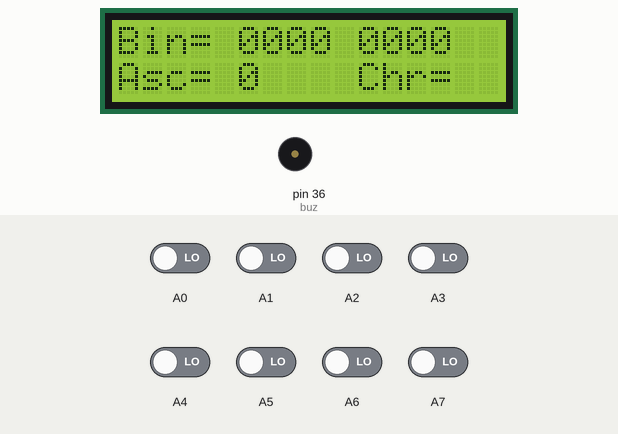
A sketch run on a simulated Arduino Mega 2560, built with avr-gcc and run on an emulated ATmega2560. Parts: 16×2 character LCD, buzzer (waves = sounding, pin HIGH). The inputs (shaded band) are chosen by the test bench; at power-on: A0–7 LOW. What the sketch prints to the serial monitor is not drawn.

Above: at 1.2 s.
1.3 s: A0 driven HIGH
At 2.0 s:
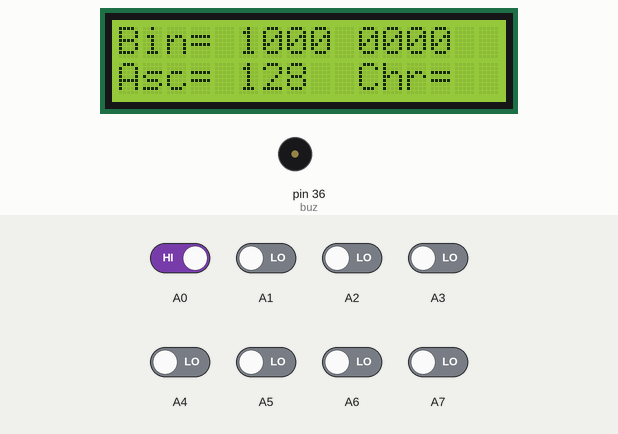
3.6 s: A1 driven HIGH
At 4.2 s:
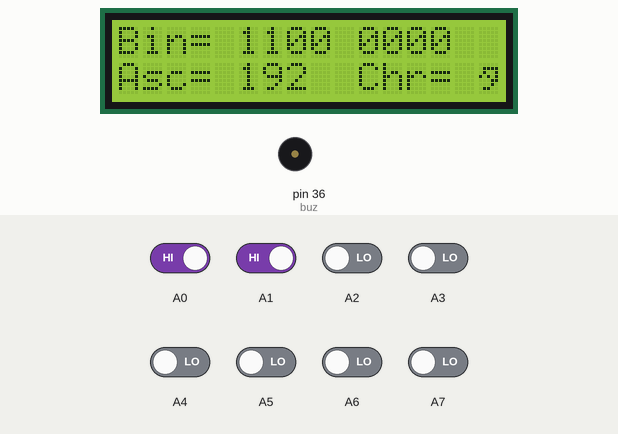
6.3 s: A2 driven HIGH
At 6.8 s:
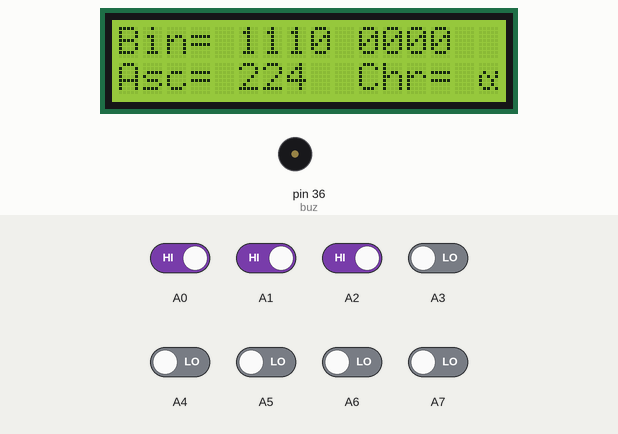
8.9 s: A3 driven HIGH
At 9.5 s:
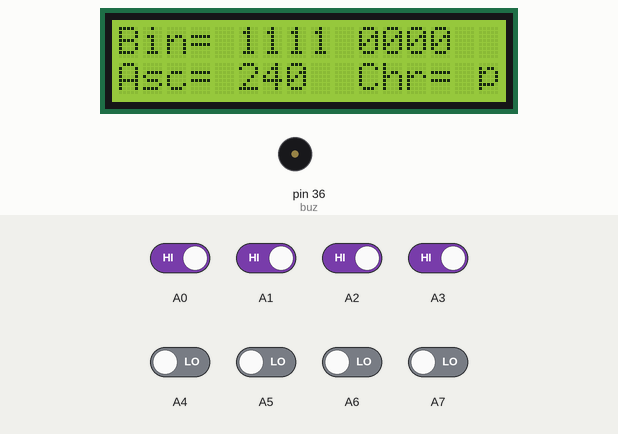
11.6 s: A4 driven HIGH
At 12.1 s:
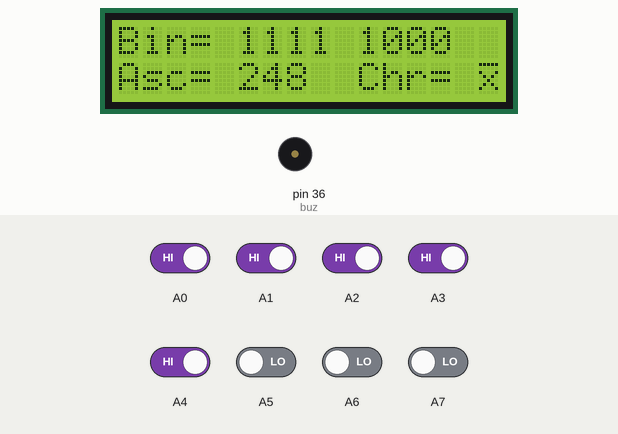
14.2 s: A5 driven HIGH
At 14.7 s:
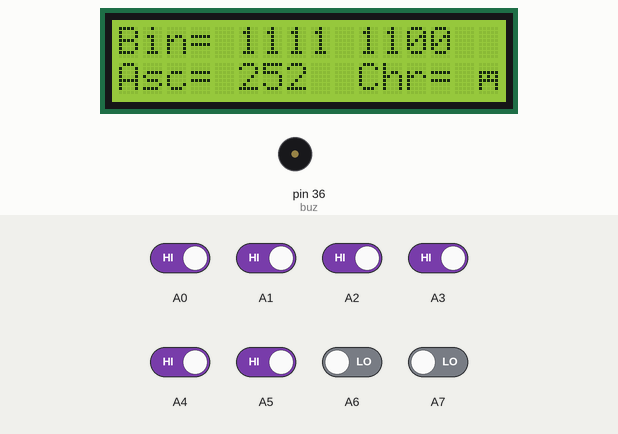
Timing chart, 0 to 17.2 s (numbered marks = the images above; inputs shaded):
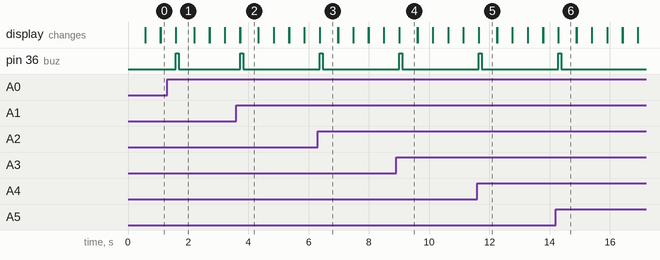

The sketch:

Binary_To_Ascii_To_Char.ino
```cpp
#include <LiquidCrystal.h>

LiquidCrystal lcd(33, 31, 29, 27, 25, 23);

int b1 , b2 , b3 , b4 , b5 , b6 , b7 , b8 , vari = 0, ascii = 0;
const int buz = 36;

void setup() {
  // put your setup code here, to run once:
  pinMode(b1, INPUT);
  pinMode(b2, INPUT);
  pinMode(b3, INPUT);
  pinMode(b4, INPUT);
  pinMode(b5, INPUT);
  pinMode(b6, INPUT);
  pinMode(b7, INPUT);
  pinMode(b8, INPUT);

  pinMode(buz, OUTPUT);

  lcd.begin(16, 2);

  Serial.begin(9600);
}

void loop() {
  // put your main code here, to run repeatedly:
  binaryInput();
  ascii = (pow(2, 7) * b8 + pow(2, 6) * b7 + pow(2, 5) * b6 + pow(2, 4) * b5 + pow(2, 3) * b4 + pow(2, 2) * b3 + pow(2, 1) * b2 + pow(2, 0) * b1);

  lcd.setCursor(0, 0);
  lcd.print("Bin= " + String(b8) + "" + String(b7) + "" + String(b6) + "" + String(b5) + " " + String(b4) + "" + String(b3) + "" + String(b2) + "" + String(b1));

  lcd.setCursor(0, 1);
  lcd.print("Asc= " + String(ascii));
  lcd.setCursor(10, 1);
  lcd.print("Chr= " + String(char(ascii)));

  if(ascii!=vari){
    digitalWrite(buz,1);
    delay(100);
    digitalWrite(buz,0);
  }

  Serial.println(String(b8) + "" + String(b7) + "" + String(b6) + "" + String(b5) + " " + String(b4) + "" + String(b3) + "" + String(b2) + "" + String(b1));
  Serial.println(ascii);
  Serial.println(char(ascii));
  delay(500);

  vari = ascii;
  lcd.clear();
}

void binaryInput() {
  b1 = digitalRead(A7);
  b2 = digitalRead(A6);
  b3 = digitalRead(A5);
  b4 = digitalRead(A4);
  b5 = digitalRead(A3);
  b6 = digitalRead(A2);
  b7 = digitalRead(A1);
  b8 = digitalRead(A0);
}
```

Measured:
- after the input at 1.3 s, pin 36 (buz): LOW → HIGH after 0.29 s, → LOW 0.10 s later; the display: first differs from a run without the input after 0.29 s (image 1)
- after the input at 3.6 s, pin 36 (buz): LOW → HIGH after 0.12 s, → LOW 0.10 s later; the display: first differs from a run without the input after 0.12 s (image 2)
- after the input at 6.3 s, pin 36 (buz): LOW → HIGH after 0.07 s, → LOW 0.10 s later; the display: first differs from a run without the input after 0.07 s (image 3)
- after the input at 8.9 s, pin 36 (buz): LOW → HIGH after 0.11 s, → LOW 0.10 s later; the display: first differs from a run without the input after 0.11 s (image 4)
- after the input at 11.6 s, pin 36 (buz): LOW → HIGH after 0.05 s, → LOW 0.10 s later; the display: first differs from a run without the input after 0.05 s (image 5)
- after the input at 14.2 s, pin 36 (buz): LOW → HIGH after 0.09 s, → LOW 0.10 s later; the display: first differs from a run without the input after 0.09 s (image 6)
- what the display in image 1 shows lasts 0.6 s, from 1.6 s to 2.2 s
